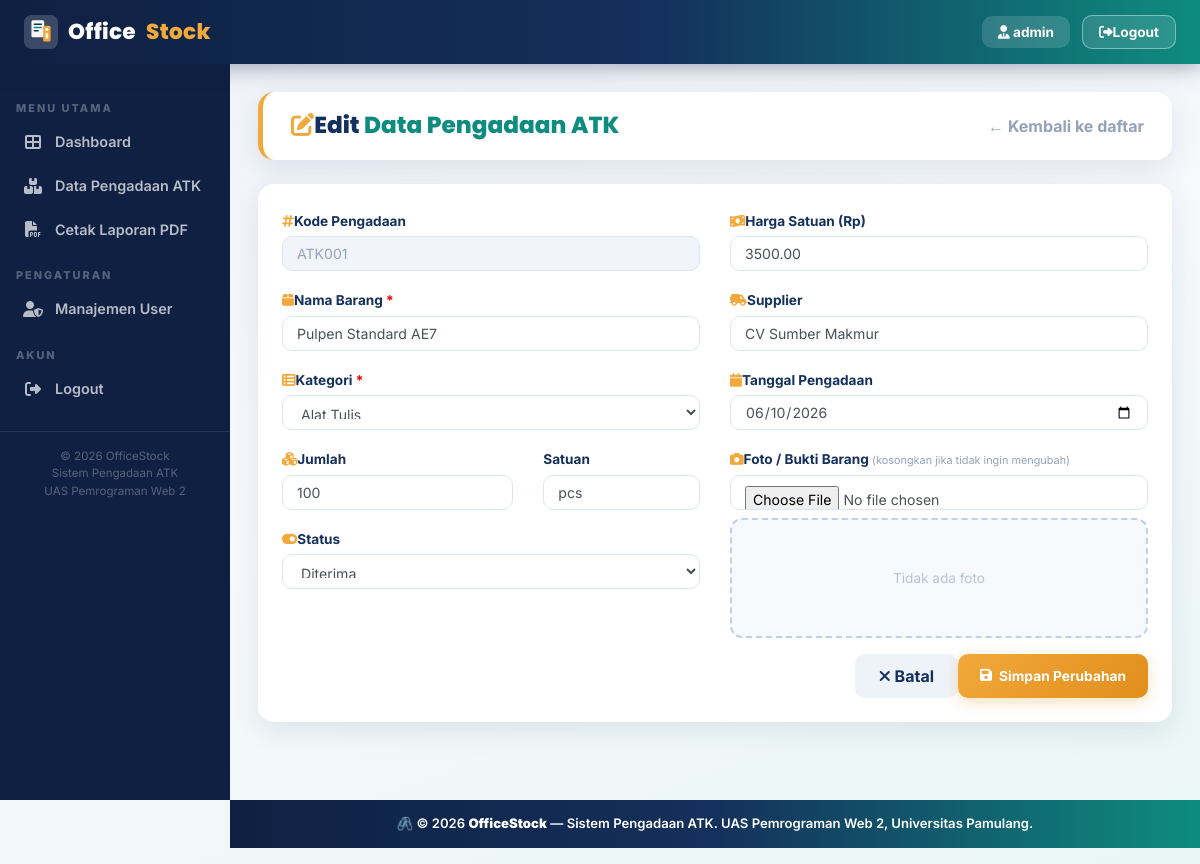
Screenshot of /edit.php?id=ATK001 (signed in) with the database file from the repository.
### tables this page shows
CREATE TABLE `tb_pengadaan_atk` (
  `id_pengadaan` varchar(20) NOT NULL,
  `nama_barang` varchar(100) NOT NULL,
  `kategori` enum('Alat Tulis','Kertas & Cetak','Peralatan Kantor','Tinta & Toner','Map & Arsip','Lainnya') NOT NULL,
  `jumlah` int(11) NOT NULL COMMENT 'jumlah unit/satuan barang',
  `satuan` varchar(20) NOT NULL DEFAULT 'pcs',
  `harga_satuan` decimal(12,2) NOT NULL,
  `supplier` varchar(100) DEFAULT NULL,
  `tanggal_pengadaan` date NOT NULL,
  `foto_barang` varchar(255) DEFAULT NULL,
  `status` enum('Diajukan','Disetujui','Diterima','Ditolak') DEFAULT 'Diajukan',
  PRIMARY KEY (`id_pengadaan`)
);

### edit.php (the view, shortened to what this page needs)
<?php
include 'koneksi.php';
include 'partials/header.php';
$row = null;
if (isset($_GET['id'])) {
    $id  = mysqli_real_escape_string($koneksi, $_GET['id']);
    $res = mysqli_query($koneksi, "SELECT * FROM tb_pengadaan_atk WHERE id_pengadaan='$id'");
    $row = mysqli_fetch_assoc($res);
}
?>
<div class="main-content">
<div class="page-header">
    <h1><i class="fas fa-edit me-2" style="color:#F2A93B;"></i>Edit <span>Data Pengadaan ATK</span></h1>
    <a href="pengadaan.php" style="color:#94A3B8; font-weight:700; text-decoration:none;">&larr; Kembali ke daftar</a>
</div>
<div class="os-card">
  <div class="card-body">
    <form action="" method="post" enctype="multipart/form-data">
      <div class="row g-3">
        <div class="col-md-6">
          <div class="mb-3">
            <label class="form-label"><i class="fas fa-hashtag me-1" style="color:#F2A93B;"></i>Kode Pengadaan</label>
            <input type="text" class="form-control" value="<?php echo htmlspecialchars($row['id_pengadaan']); ?>" disabled
                   style="background:#F1F5F9; color:#94A3B8;">
          </div>
          <div class="mb-3">
            <label class="form-label"><i class="fas fa-box me-1" style="color:#F2A93B;"></i>Nama Barang <span style="color:red">*</span></label>
            <input type="text" name="nama_barang" class="form-control"
                   value="<?php echo htmlspecialchars($row['nama_barang']); ?>" required>
          </div>
          <div class="mb-3">
            <label class="form-label"><i class="fas fa-th-list me-1" style="color:#F2A93B;"></i>Kategori <span style="color:red">*</span></label>
            <select name="kategori" class="form-control" required>
                <?php foreach(['Alat Tulis','Kertas & Cetak','Peralatan Kantor','Tinta & Toner','Map & Arsip','Lainnya'] as $k): ?>
                <option value="<?php echo $k; ?>" <?php echo ($row['kategori']==$k)?'selected':''; ?>><?php echo $k; ?></option>
                <?php endforeach; ?>
            </select>
          </div>
          <div class="row g-2">
            <div class="col-7">
              <div class="mb-3">
                <label class="form-label"><i class="fas fa-cubes me-1" style="color:#F2A93B;"></i>Jumlah</label>
                <input type="number" name="jumlah" class="form-control" value="<?php echo $row['jumlah']; ?>" min="1" required>
              </div>
            </div>
            <div class="col-5">
              <div class="mb-3">
                <label class="form-label">Satuan</label>
                <input type="text" name="satuan" class="form-control" value="<?php echo htmlspecialchars($row['satuan']); ?>" required>
              </div>
            </div>
          </div>
          <div class="mb-3">
            <label class="form-label"><i class="fas fa-toggle-on me-1" style="color:#F2A93B;"></i>Status</label>
            <select name="status" class="form-control">
                <?php foreach(['Diajukan','Disetujui','Diterima','Ditolak'] as $s): ?>
                <option value="<?php echo $s; ?>" <?php echo ($row['status']==$s)?'selected':''; ?>><?php echo $s; ?></option>
                <?php endforeach; ?>
            </select>
          </div>
        </div>
        <div class="col-md-6">
          <div class="mb-3">
            <label class="form-label"><i class="fas fa-money-bill-wave me-1" style="color:#F2A93B;"></i>Harga Satuan (Rp)</label>
            <input type="number" name="harga_satuan" class="form-control" value="<?php echo $row['harga_satuan']; ?>" min="0" required>
          </div>
          <div class="mb-3">
            <label class="form-label"><i class="fas fa-truck-field me-1" style="color:#F2A93B;"></i>Supplier</label>
            <input type="text" name="supplier" class="form-control" value="<?php echo htmlspecialchars($row['supplier']); ?>">
          </div>
          <div class="mb-3">
            <label class="form-label"><i class="fas fa-calendar me-1" style="color:#F2A93B;"></i>Tanggal Pengadaan</label>
            <input type="date" name="tanggal_pengadaan" class="form-control" value="<?php echo $row['tanggal_pengadaan']; ?>" required>
          </div>
          <div class="mb-3">
            <label class="form-label"><i class="fas fa-camera me-1" style="color:#F2A93B;"></i>Foto / Bukti Barang
              <small style="color:#94A3B8;">(kosongkan jika tidak ingin mengubah)</small>
            </label>
            <input type="file" name="foto_barang" id="foto_barang" class="form-control" accept="image/*">
            <div class="img-preview-wrap mt-2" id="preview-wrap">
                <?php if ($row['foto_barang'] && file_exists('uploads/'.$row['foto_barang'])): ?>
                    <img src="uploads/<?php echo htmlspecialchars($row['foto_barang']); ?>" alt="foto" id="preview-img">
                <?php else: ?>
                    <span style="color:#B8C4D6; font-size:0.85rem;">Tidak ada foto</span>
                <?php endif; ?>
            </div>
          </div>
        </div>
        <div class="col-12 d-flex gap-2 justify-content-end">
            <a href="pengadaan.php" style="padding:10px 24px; border-radius:10px; background:#EEF2F9; color:#14305C; font-weight:700; text-decoration:none;">
                <i class="fas fa-times me-1"></i> Batal
            </a>
            <button type="submit" class="btn-os-amber">
                <i class="fas fa-save me-1"></i> Simpan Perubahan
            </button>
        </div>
      </div>
    </form>
  </div>
</div>
</div>
<?php include 'partials/footer.php'; ?>

### partials/header.php (style rules this page uses)
:root { --navy-main: #14305C; --navy-light: #2C4D85; --navy-pale: #EEF2F9; --amber-main: #F2A93B; --amber-light: #FDEBC9; --teal-main: #0E8C7F; --teal-light: #DDF4F0; --slate: #64748B; --sidebar-bg: #0F2042; --text-dark: #14305C; --card-shadow: 0 8px 28px rgba(20,48,92,0.10); }
* { box-sizing: border-box; }
body { margin: 0; padding: 0; background: linear-gradient(160deg, #EEF2F9 0%, #F7F9FC 50%, #E9F6F4 100%); font-family: 'Inter', sans-serif; min-height: 100vh; }
.main-content { margin-left: 230px; margin-top: 64px; padding: 28px; min-height: calc(100vh - 64px); }
.page-header { background: white; border-radius: 16px; padding: 20px 28px; margin-bottom: 24px; box-shadow: var(--card-shadow); display: flex; align-items: center; justify-content: space-between; flex-wrap: wrap; gap: 12px; border-left: 5px solid #F2A93B; }
.page-header h1 { font-family: 'Poppins', sans-serif; font-size: 1.45rem; font-weight: 800; color: var(--text-dark); margin: 0; }
.page-header h1 span { color: #0E8C7F; }
.btn-os-amber { background: linear-gradient(135deg, #F2A93B, #E08E1B); color: white; border: none; padding: 10px 22px; border-radius: 10px; font-weight: 700; font-size: 0.86rem; text-decoration: none; transition: all 0.3s; display: inline-flex; align-items: center; gap: 7px; box-shadow: 0 4px 14px rgba(242,169,59,0.35); }
.os-card { background: white; border-radius: 16px; box-shadow: var(--card-shadow); overflow: hidden; }
.os-card .card-body { padding: 24px; }
.form-label { font-weight: 700; font-size: 0.85rem; color: var(--text-dark); margin-bottom: 5px; }
.form-control, .form-select { border: 1.5px solid #DCE5F4; border-radius: 10px; padding: 10px 14px; font-family: 'Inter', sans-serif; font-size: 0.88rem; transition: all 0.3s; }
.img-preview-wrap { border: 2px dashed #BFD0E8; border-radius: 12px; padding: 12px; text-align: center; background: #F7FAFC; min-height: 120px; display: flex; align-items: center; justify-content: center; }

### rows the page displays
tb_pengadaan_atk: id_pengadaan "ATK001", nama_barang "Pulpen Standard AE7", kategori "Alat Tulis", jumlah "100", satuan "pcs", status "Diterima", harga_satuan "3500.00", supplier "CV Sumber Makmur", tanggal_pengadaan "06/10/2026"

### other values shown
$_SESSION['username'] "admin"
